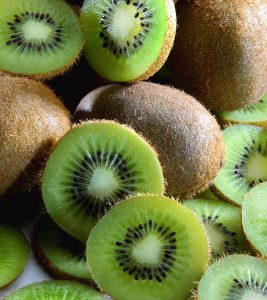
%> input picture A2/4.jpg, 267 x 300 px
$ octave q4.m   (GNU Octave 9; MATLAB toolbox functions it lacks are replaced by stand-ins)
%> lines starting %> are read from the running program, lines starting %| are printed output that depends on the picture
clc;
close;
% Step 1: Read the image
im4 = imread('4.jpg');
%> im4 is the input picture: size 300x267x3 uint8; mean R, G, B 113.2, 120, 69.4

% Step 2: Print the image size
[im_h, im_w, im_s] = size(im4);
%> im_h = 300; im_w = 267; im_s = 3
disp(['Image Height: ',num2str(im_h)]);
%| Image Height: 300
disp(['Image Width: ',num2str(im_w)]);
%| Image Width: 267
disp(['Image Scale:',num2str(im_s)]);
%| Image Scale:3

% Step 3: Convert to grayscale if RGB
if size(im4, 3) == 3
    gray4 = rgb2gray(im4);
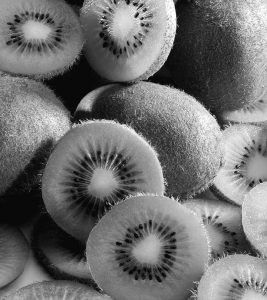
%> gray4: size 300x267 uint8; min 0, max 255, mean 112.2
else
    gray4 = im4;
end

% Step 4: Apply Gaussian blur with different sigma values
g_blur1 = imgaussfilt(gray4, 1);
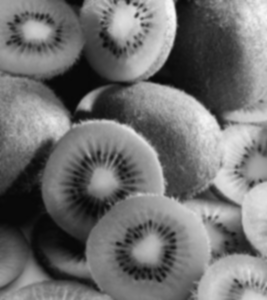
%> g_blur1: size 300x267 uint8; min 7, max 249, mean 112.2
g_blur3 = imgaussfilt(gray4, 3);
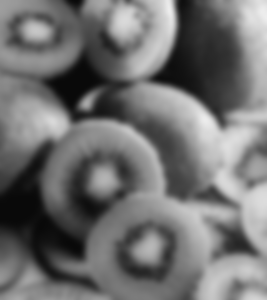
%> g_blur3: size 300x267 uint8; min 9, max 237, mean 112.2
g_blur6 = imgaussfilt(gray4, 6);
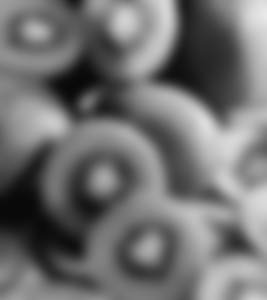
%> g_blur6: size 300x267 uint8; min 9, max 233, mean 112.2
g_blur9 = imgaussfilt(gray4, 9);

% Step 5: Display the four outputs from step 4 side by side
figure;
subplot(1, 4, 1);
imshow(g_blur1);
title('Sigma = 1');

subplot(1, 4, 2);
imshow(g_blur3);
title('Sigma = 3');

subplot(1, 4, 3);
imshow(g_blur3);
title('Sigma = 3');

subplot(1, 4, 4);
imshow(g_blur9);
title('Sigma = 9');

% Step 6: Subtract grayscale image from each output generated in step 4
diff1 = gray4 - g_blur1;
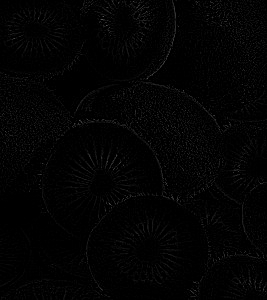
%> diff1: size 300x267 uint8; min 0, max 87, mean 3.2
diff3 = gray4 - g_blur3;
diff6 = gray4 - g_blur6;
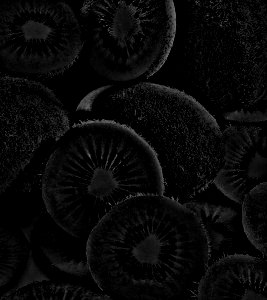
%> diff6: size 300x267 uint8; min 0, max 118, mean 8.1
diff9 = gray4 - g_blur9;

% Step 7: Display the four outputs from step 6 side-by-side
figure;
subplot(1, 4, 1);
imshow(diff1);
title('Difference (Sigma = 1)');

subplot(1, 4, 2);
imshow(diff3);
title('Difference (Sigma = 3)');

subplot(1, 4, 3);
imshow(diff6);
title('Difference (Sigma = 6)');

subplot(1, 4, 4);
imshow(diff9);
title('Difference (Sigma = 9)');

% Step 8:What is the name of digital image processing method you implemented in Step 6:

% Image Sharpening

% Image Sharpening works by accentuating the high-frequency components in an image,
% which typically correspond to edges and fine details.
% It involves subtracting a blurred version of the original image from the original image.
% The blurred version is created by applying a low-pass filter, such as a Gaussian filter, with a specific kernel size (sigma in this case).
% When you subtract the blurred image from the original,
% you are essentially amplifying the differences or edges in the image, which results in enhanced sharpness.


% Step 9: Can image sharpening operation be considered as a high pass filter? Explain in detail?

% Image sharpening can be considered a high-pass filtering operation
% because it enhances edges and fine details by emphasizing high-frequency components
% while suppressing low-frequency components,
% similar to how high-pass filters work in signal and image processing.

$ run again, with A2/1.jpg copied over A2/4.jpg
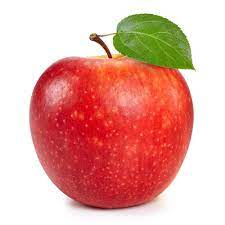
%> input picture A2/1.jpg, 225 x 225 px
%> im4 is the input picture: size 225x225x3 uint8; mean R, G, B 227.6, 167.8, 159
%| Image Height: 225
%| Image Width: 225
%| Image Scale:3
%> `g_blur6 = imgaussfilt(gray4, 6);`:
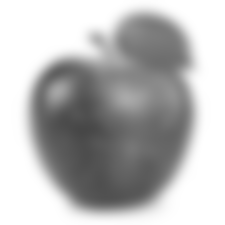
%> g_blur6: size 225x225 uint8; min 71, max 255, mean 184.7
%> `diff6 = gray4 - g_blur6;`:
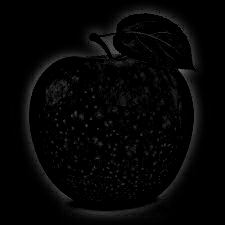
%> diff6: size 225x225 uint8; min 0, max 105, mean 5.1

$ run again, with A2/2.jpg copied over A2/4.jpg
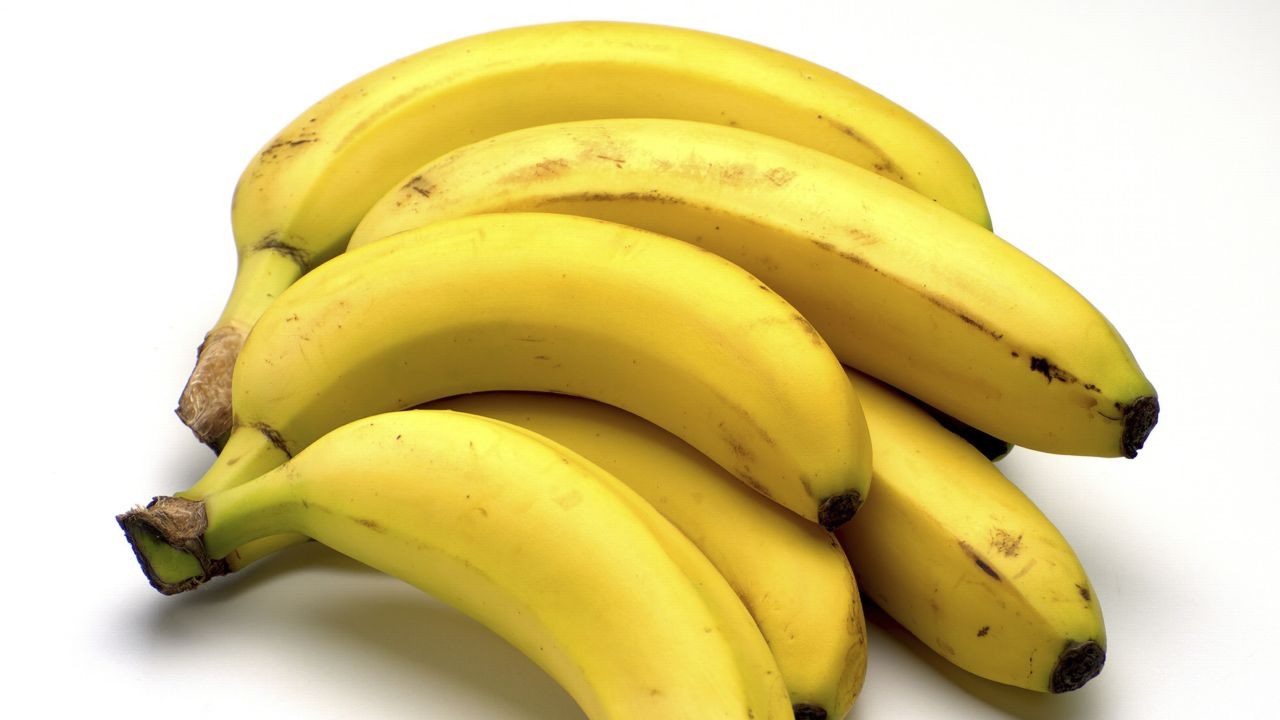
%> input picture A2/2.jpg, 1280 x 720 px
%> im4 is the input picture: size 720x1280x3 uint8; mean R, G, B 218.5, 202.5, 136.2
%| Image Height: 720
%| Image Width: 1280
%| Image Scale:3
%> `g_blur6 = imgaussfilt(gray4, 6);`:
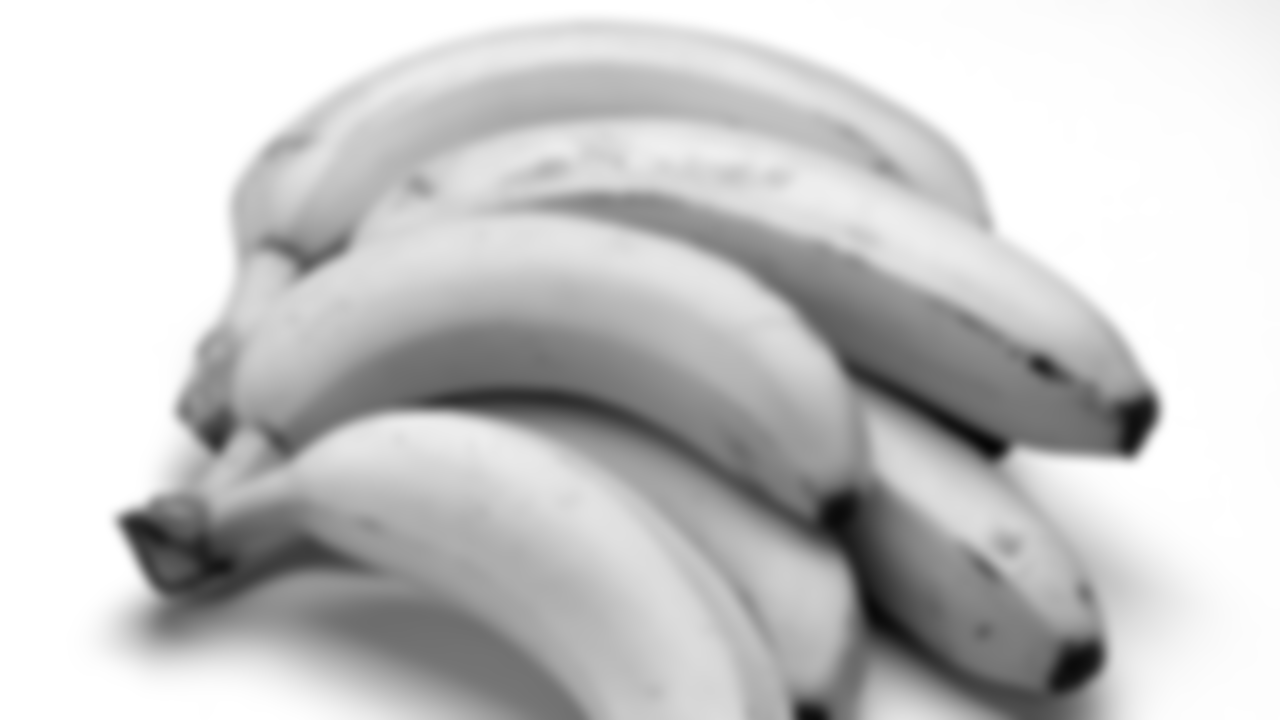
%> g_blur6: size 720x1280 uint8; min 7, max 255, mean 199.8
%> `diff3 = gray4 - g_blur3;`:
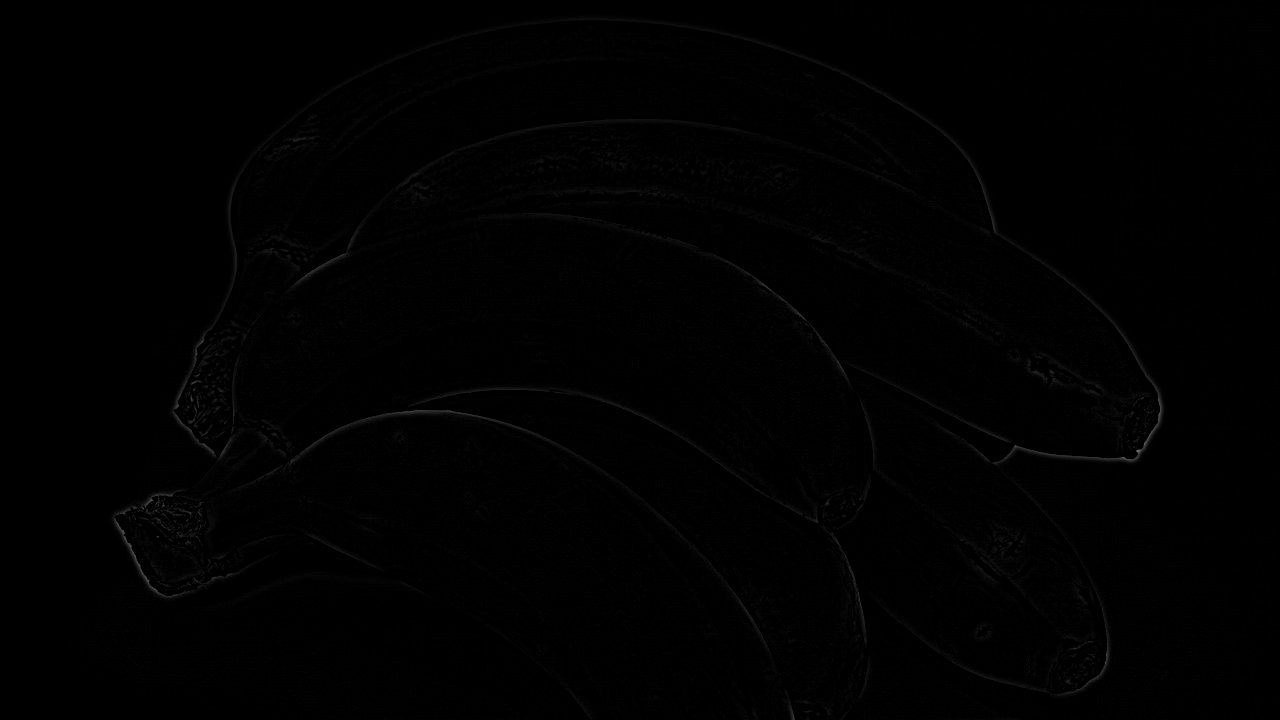
%> diff3: size 720x1280 uint8; min 0, max 127, mean 1

$ run again, with A2/3.jpg copied over A2/4.jpg
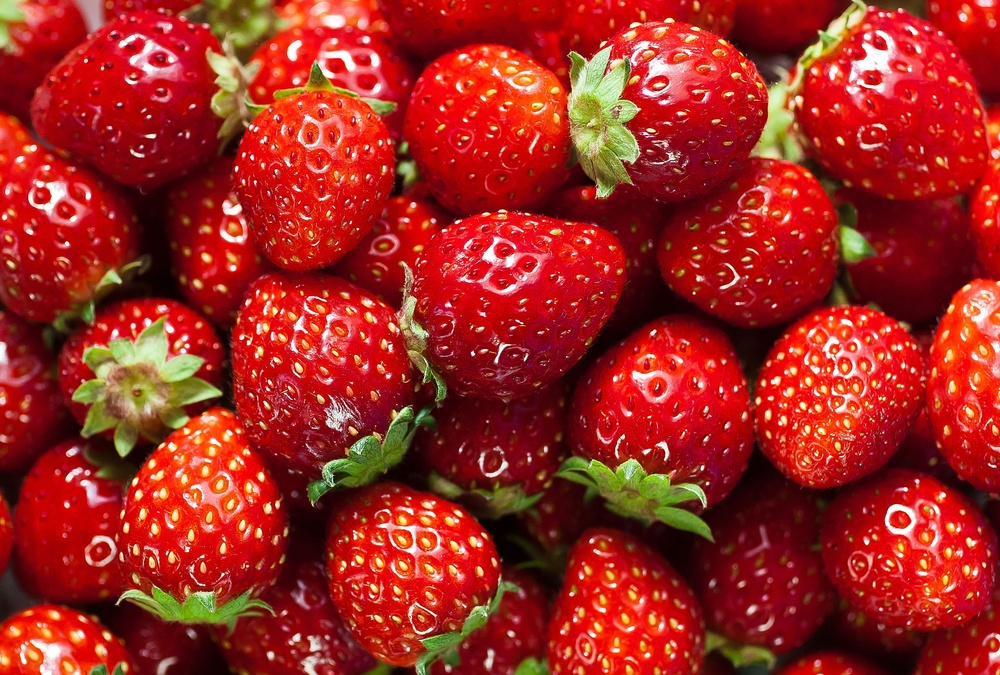
%> input picture A2/3.jpg, 1000 x 675 px, shrunk from 2560 x 1728 before the run
%> im4 is the input picture: size 675x1000x3 uint8; mean R, G, B 161.2, 40.2, 32.3
%| Image Height: 675
%| Image Width: 1000
%| Image Scale:3
%> `g_blur6 = imgaussfilt(gray4, 6);`:
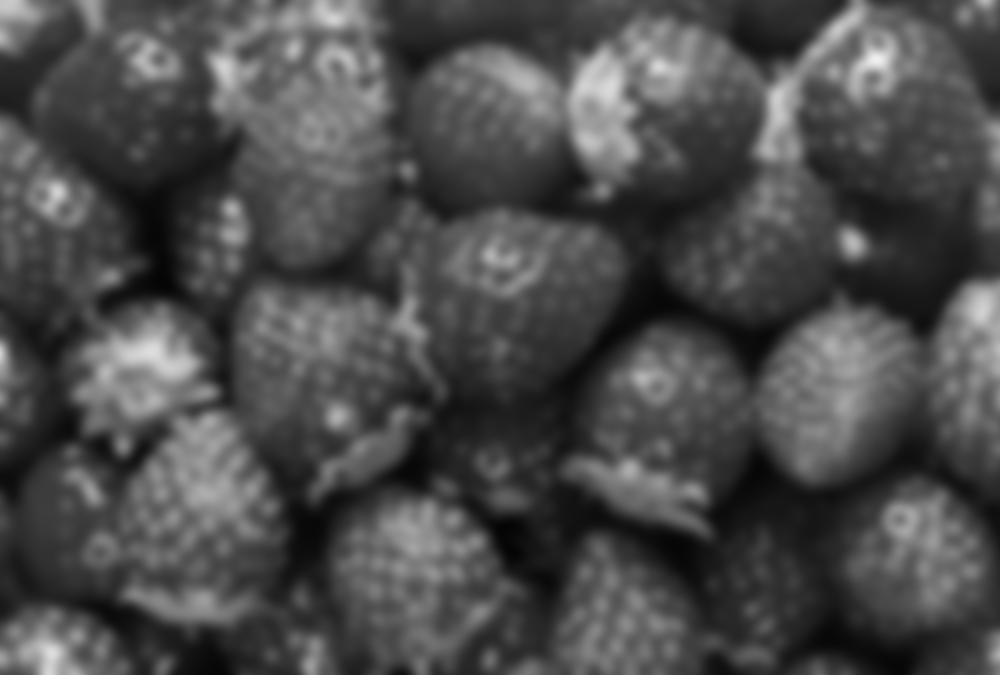
%> g_blur6: size 675x1000 uint8; min 4, max 241, mean 75.5
%> `diff6 = gray4 - g_blur6;`:
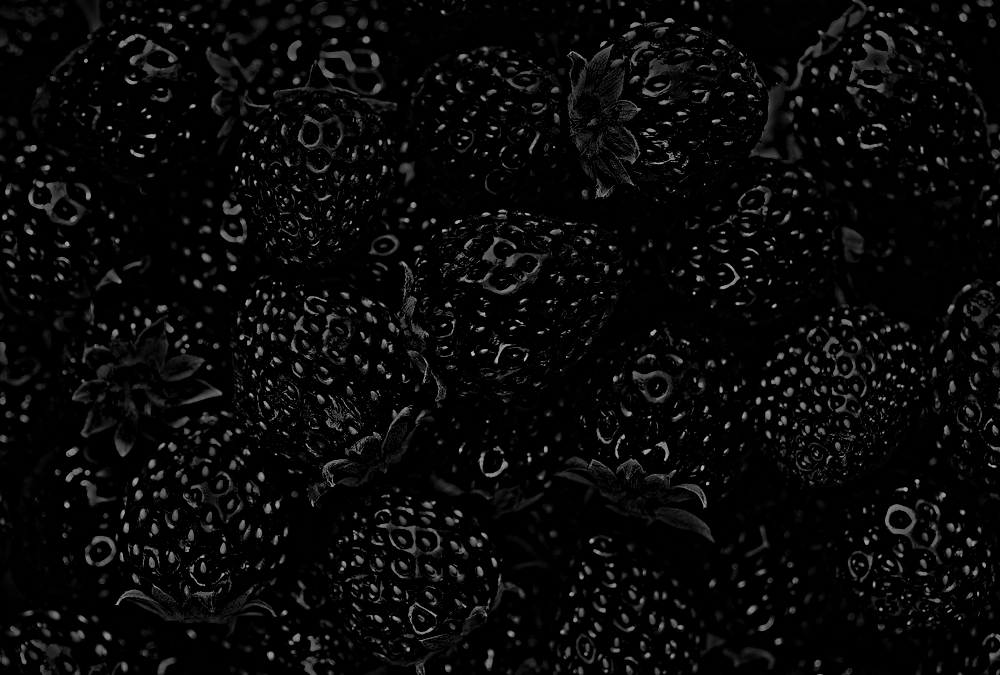
%> diff6: size 675x1000 uint8; min 0, max 190, mean 9.1
